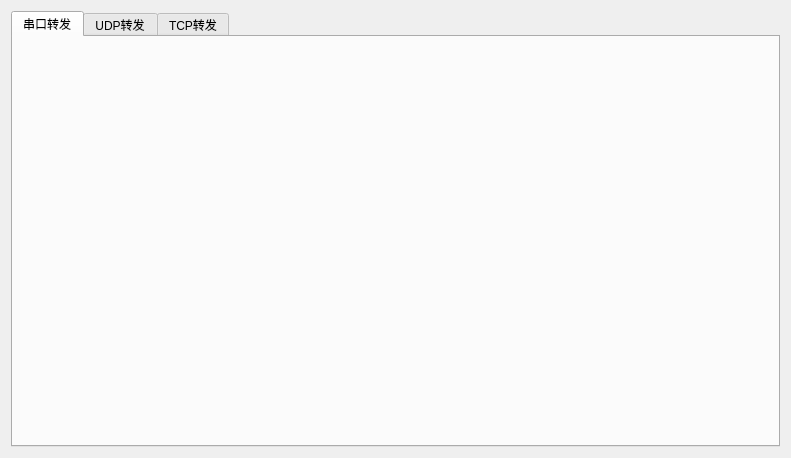
<?xml version="1.0" encoding="UTF-8"?>
<ui version="4.0">
 <class>TransmissionSettings</class>
 <widget class="QWidget" name="TransmissionSettings">
  <property name="geometry">
   <rect>
    <x>0</x>
    <y>0</y>
    <width>791</width>
    <height>458</height>
   </rect>
  </property>
  <property name="windowTitle">
   <string>数据转发</string>
  </property>
  <layout class="QVBoxLayout" name="verticalLayout">
   <item>
    <widget class="QTabWidget" name="tabWidget">
     <property name="currentIndex">
      <number>0</number>
     </property>
     <widget class="QWidget" name="serialPortWidget">
      <attribute name="title">
       <string>串口转发</string>
      </attribute>
     </widget>
     <widget class="QWidget" name="udpWidget">
      <attribute name="title">
       <string>UDP转发</string>
      </attribute>
     </widget>
     <widget class="QWidget" name="tcpWidget">
      <attribute name="title">
       <string>TCP转发</string>
      </attribute>
     </widget>
    </widget>
   </item>
  </layout>
 </widget>
 <resources/>
 <connections/>
</ui>
